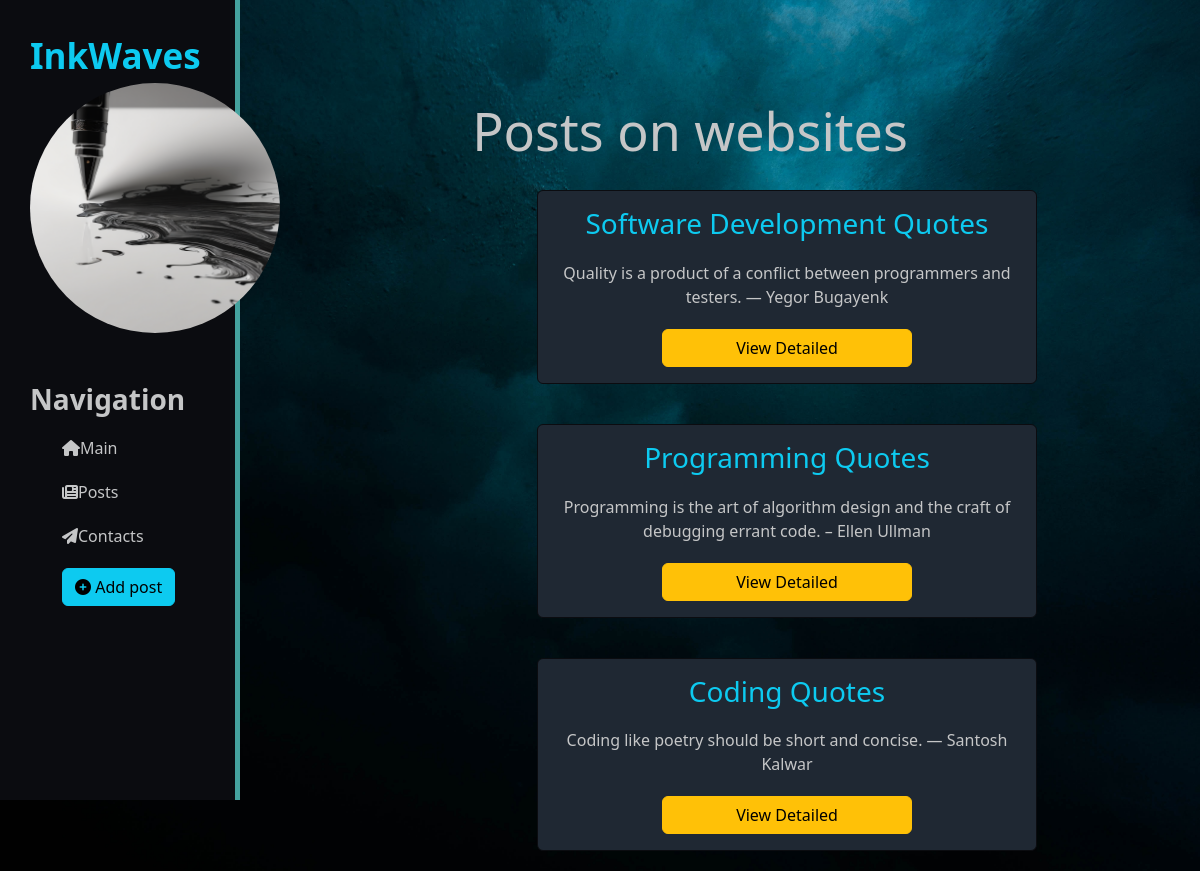
/posts/, run on the app's committed database.
### posts/models.py (models this page shows, shortened)
class Articles(models.Model):
    title = models.CharField('Title', max_length=50, default='Untitled')
    announcement = models.CharField('Announcement', max_length=250, default='')
    full_text = models.TextField('Article')
    date = models.DateTimeField('Date')
    class Meta:
        verbose_name = 'Post'
        verbose_name_plural = 'Posts'

### posts/views.py (the view)
# urls.py: path('', views.posts_home, name='posts_home'),
def posts_home(request):
    posts = Articles.objects.order_by('-date')
    return render(request, 'posts/posts_home.html', {'posts': posts})

### posts/templates/posts/posts_home.html (shortened to what this page needs)
{% extends 'main/layout.html' %}
{% block content %}
    <div class="features">
        <h1>Posts on websites</h1>
        {% if posts %}
            {% for el in posts %}
                <div class="alert alert-warning">
                    <h3>{{ el.title }}</h3>
                    <p>{{ el.announcement }}</p>
                    <a href="{% url 'post-detail' el.id %}" class="btn btn-warning">View Detailed</a>
                </div>
            {% endfor %}
        {% else %}
            <p>You have no posts!</p>
        {% endif %}
    </div>
{% endblock %}

### main/templates/main/layout.html (shortened to what this page needs)
{% load static %}
<!doctype html>
<html lang="en">
<head>
    <link rel="stylesheet" href="https://cdn.jsdelivr.net/npm/bootstrap@5.3.2/dist/css/bootstrap.min.css">
    <link rel="stylesheet" href="{% static 'main/css/main.css' %}">
    <link rel="stylesheet" href="http://use.fontawesome.com/releases/v6.4.2/css/all.css">
</head>
<body id="bg" style="background-image: url('{% static 'main/img/jeremy-bishop-G9i_plbfDgk-unsplash.jpg' %}'); ">
        <aside>
            <div class="left_bar">
                <span class="logo">InkWaves</span>
                <img class="logo_img" src="{% static 'main/img/logo for web s 1.png' %}" alt="logo">
                <h3>Navigation</h3>
                <ul>
                    <a href="{% url 'home' %}"><li><i class="fa-solid fa-house"></i>Main</li></a>
                    <a href="{% url 'posts_home' %}"><li><i class="fa-solid fa-newspaper"></i>Posts</li></a>
                    <a href="{% url 'contacts' %}"><li><i class="fa-solid fa-paper-plane"></i>Contacts</li></a>
                    <a href="{% url 'create' %}"><li><button class="btn btn-info"><i class="fas fa-plus-circle"></i> Add post</button></li></a>
                </ul>
            </div>
        </aside>
        <main>
            <div class="wrapper">
                {% block content %}
                {% endblock %}
            </div>
        </main>
</body>
</html>

### main/static/main/css/main.css (style rules this page uses)
body { color: #C5C6C7; }
#bg { background-size: 100%; background-repeat: no-repeat; background-attachment: fixed; background-position: center; }
aside { position: fixed; float: left; background: #0B0C10; width: 20%; padding: 2.5%; height: 100vh; color: #C5C6C7; border-right: 5px solid #45A29E; }
aside img { width: 250px; display: block; margin-left: auto; margin-right: auto; border-radius: 50%; }
aside .logo { font-size: 35px; font-weight: bold; color: rgb(13, 202, 240); }
aside h3 { margin-top: 50px; font-size: 28px; font-weight: 600; }
aside ul { list-style: none }
aside ul li { color: #C5C6C7; display: block; margin-top: 20px; transition: transform .6s ease; }
aside ul a { text-decoration: none; }
main .features { margin-left: 20%; padding-top: 100px; padding-bottom: 100px; text-align: center; width: 75%; }
main .features h1 { font-size: 52px; }
main .features p { margin: 20px auto; }
.btn-warning, .btn-danger { width: 250px; }

### data on the page
Articles: title "Software Development Quotes", announcement "Quality is a product of a conflict between programmers and testers. ― Yegor Bugayenk"
Articles: title "Programming Quotes", announcement "Programming is the art of algorithm design and the craft of debugging errant code. – Ellen Ullman"
Articles: title "Coding Quotes", announcement "Coding like poetry should be short and concise. ― Santosh Kalwar"
